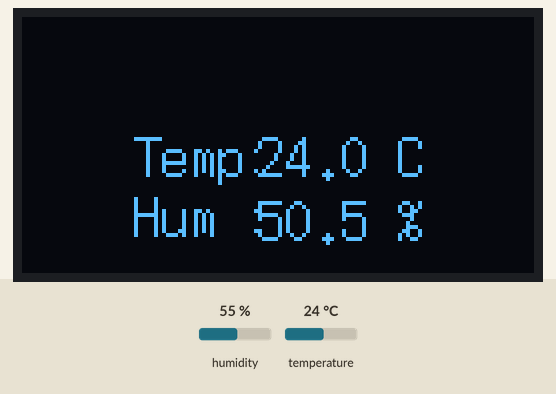
Recording of a sketch running on a simulated ESP32-C3. Parts: 128×64 one-colour display. Inputs (shaded band) come from the test bench; at power-on: humidity 55 %, temperature 24 °C. What the sketch prints to the serial monitor is not drawn.

Above: at 3.2 s.
3.3 s: humidity set to 22 %
At 5.1 s:
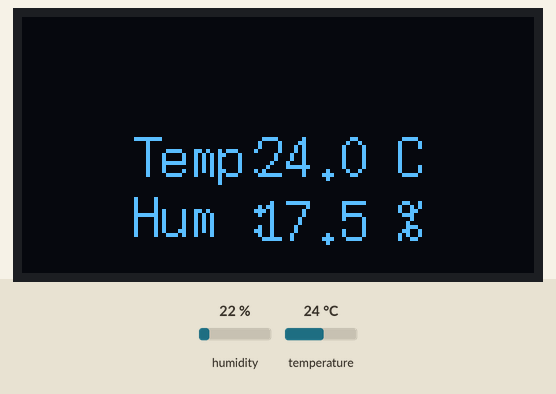
6.0 s: temperature set to 12 °C
At 6.7 s:
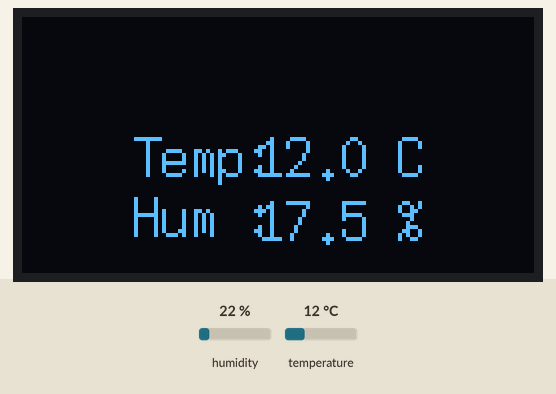
8.7 s: humidity set to 40 %
At 11.0 s:
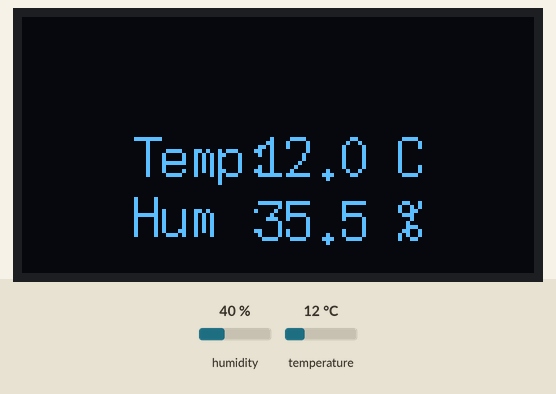
11.8 s: temperature set to 19 °C
At 13.7 s:
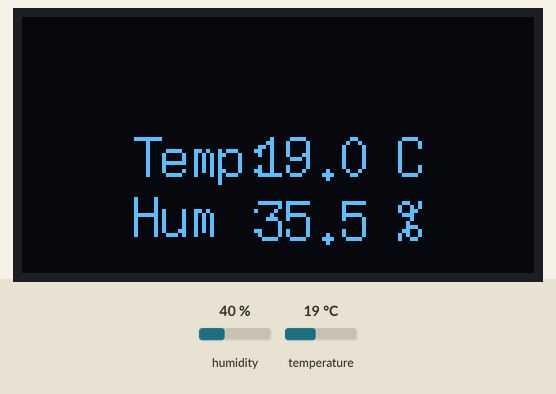
Timing chart, 0 to 15.2 s (numbered marks = the images above; inputs shaded):
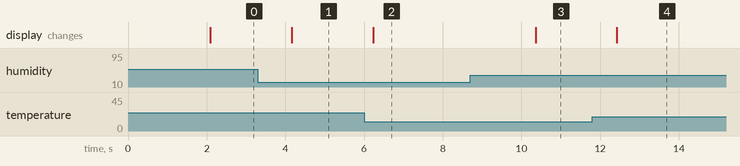

Measured:
- after the input at 3.3 s, the display: changes after 0.86 s (image 1)
- after the input at 6.0 s, the display: changes after 0.23 s (image 2)
- after the input at 8.7 s, the display: changes after 1.7 s (image 3)
- after the input at 11.8 s, the display: changes after 0.63 s (image 4)

The sketch:

esp32c3_sht30.ino
```cpp
/*
Board: ESP32-C3 OLED development board with 0.42 inch OLED (ESP32C3FN4/FH4)
4M Flash
https://www.aliexpress.us/item/3256807670573244.html This screen is different from Other 0.42 -inch screen.
     The starting point of the screen is 12864 (13, 14)
I2C assignment
  - OLED    -> 0x3C ( ESP32-C3 does not use SPI for display)
  - SHT30   -> 0x44 (or 0x45)
  - ADS1115 -> 0x48 (or 0x48 - 0x4B)
  - BME280  -> 0x76 (or 0x77)
*/
#include <Wire.h>
#include <U8g2lib.h>
#include <Adafruit_SHT31.h>
#define OLED_X_OFFSET 28
#define OLED_Y_OFFSET 24

// U8G2_SSD1306_128X64_NONAME_1_HW_I2C u8g2(U8G2_R0);
U8G2_SSD1306_128X64_NONAME_1_HW_I2C u8g2(U8G2_R0, U8X8_PIN_NONE, 6, 5);
Adafruit_SHT31 sht30 = Adafruit_SHT31();  // I2C ID is default to 44.

void setup() {
  Serial.begin(115200);
  Wire.begin(5, 6); // Shared with OLED I2C
  u8g2.begin();
  u8g2.setFont(u8g2_font_7x14_tr);
  u8g2.setFontPosTop();
  Serial.println("Probing SHT30");
  if (!sht30.begin(0x44)) {
    while (1);
  }
  Serial.println("SHT30 is ready");
  delay(2000);
}

void loop() {
  float temp = sht30.readTemperature();
  float hum = sht30.readHumidity()-4.5;
  Serial.printf("Temperature=%4.2f, Humidity=%4.2f\n", temp, hum);
  u8g2.firstPage();
  do {
    u8g2.drawStr(OLED_X_OFFSET + 0, OLED_Y_OFFSET + 5, "Temp:");
    u8g2.setCursor(OLED_X_OFFSET + 31, OLED_Y_OFFSET + 5);
    u8g2.print(temp, 1);
    u8g2.print(" C");
    u8g2.drawStr(OLED_X_OFFSET, OLED_Y_OFFSET + 20, "Hum :");
    u8g2.setCursor(OLED_X_OFFSET + 31, 45);
    u8g2.print(hum, 1);
    u8g2.print(" %");
  } while (u8g2.nextPage());
  delay(2000);
}
```
